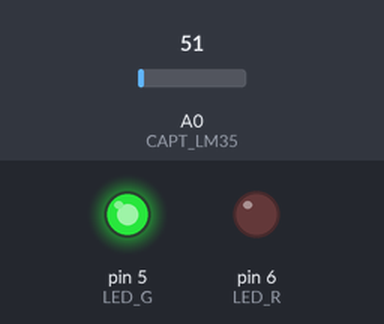
Simulated run of this sketch. Board: Arduino Uno, built with avr-gcc and run on an emulated ATmega328P. On the bench: output pins drawn as LEDs (lit = HIGH). The test bench sets the inputs (shaded band); at power-on: A0 (CAPT_LM35) = 51.

Above: at 1.2 s.
1.3 s: A0 (CAPT_LM35) set to 23
2.8 s: A0 (CAPT_LM35) set to 18
At 3.4 s:
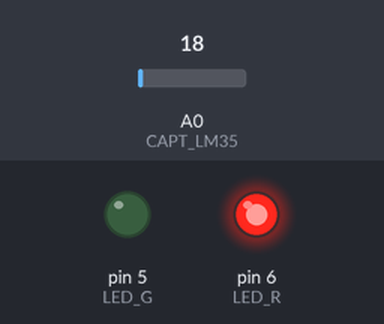
4.3 s: A0 (CAPT_LM35) set to 30
At 5.5 s:
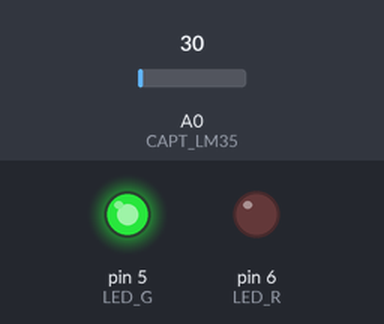
5.8 s: A0 (CAPT_LM35) set to 15
At 6.9 s:
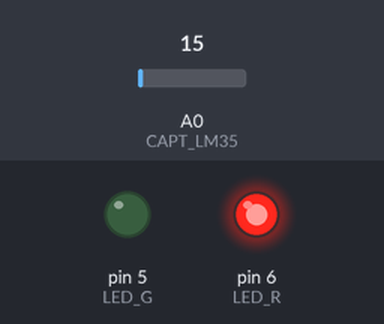
Timing chart, 0 to 8.3 s (numbered marks = the images above; inputs shaded):
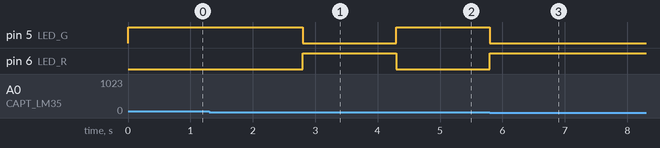

Measured:
- the behaviour switches between 21 and 20 on A0 (CAPT_LM35) (found by bisection; images 0 and 1)
- after the input at 1.3 s, every drawn part: stays the same
- after the input at 2.8 s, pin 5 (LED_G): HIGH → LOW at once; pin 6 (LED_R): LOW → HIGH at once
- after the input at 4.3 s, pin 5 (LED_G): LOW → HIGH at once; pin 6 (LED_R): HIGH → LOW at once
- after the input at 5.8 s, pin 5 (LED_G): HIGH → LOW at once; pin 6 (LED_R): LOW → HIGH at once

The sketch:

activite1_ex1.ino
```cpp
#define CAPT_LM35 A0
#define LED_G 5
#define LED_R 6

int van;
float tension,temp;

void setup() {
  pinMode(CAPT_LM35,INPUT);
  pinMode(LED_G,OUTPUT);
  pinMode(LED_R,OUTPUT);

}

void loop() {
  van = analogRead(CAPT_LM35);
  tension = (van * 5.0)/1023.0;
  temp = tension * 100.0;

  if(temp >= 10.0 && temp <= 50.0){
    digitalWrite(LED_G,HIGH);
    digitalWrite(LED_R,LOW);
  }else{
    digitalWrite(LED_R,HIGH);
    digitalWrite(LED_G,LOW);
  }

}
```
